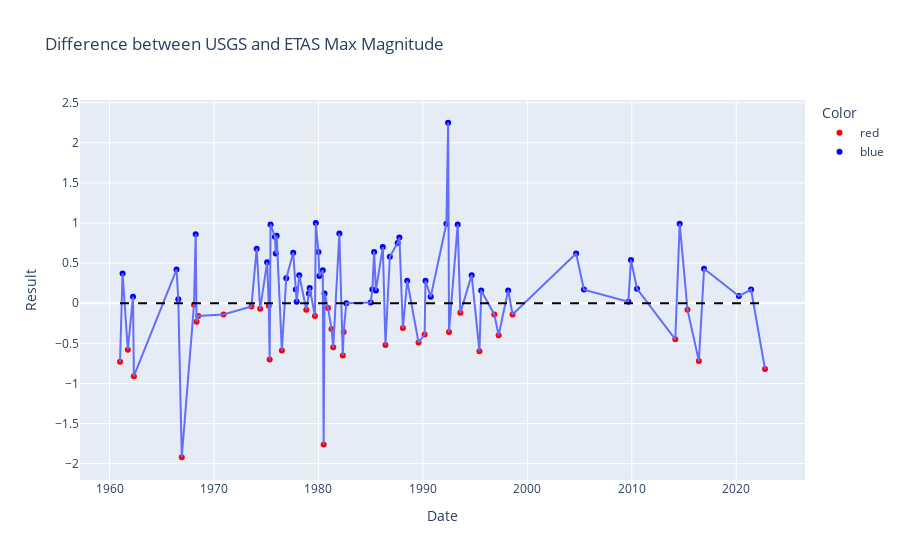

Notebook source saved alongside this figure:
### Code cell
origin = 0
merged_max_df['Date'] = merged_max_df['Date'].astype(str)

merged_max_df['Color'] = ['red' if y < origin else 'blue' for y in merged_max_df['Result']]

fig = px.scatter(merged_max_df, x='Date', y='Result', color='Color',
                 title='Difference between USGS and ETAS Max Magnitude',
                 labels={'Result': 'Result', 'Date': 'Date'},
                 color_discrete_map={'red': 'red', 'blue': 'blue'},
                 hover_name='Result', hover_data={'Color': False})

fig.add_trace(px.line(merged_max_df, x='Date', y='Result').data[0])

fig.update_layout(shapes=[dict(type='line', y0=origin, y1=origin, x0=min(merged_max_df['Date']), x1=max(merged_max_df['Date']),
                              line=dict(color='black', dash='dash'))])

fig.show()

### Figure 1 — Plotly figure (JSON) as saved in the notebook; plotly's stock layout.template omitted (floating-point values rounded to 4 significant figures)
{"data": [{"customdata": [["red"], ["red"], ["red"], ["red"], ["red"], ["red"], ["red"], ["red"], ["red"], ["red"], ["red"], ["red"], ["red"], ["red"], ["red"], ["red"], ["red"], ["red"], ["red"], ["red"], ["red"], ["red"], ["red"], ["red"], ["red"], ["red"], ["red"], ["red"], ["red"], ["red"], ["red"], ["red"], ["red"], ["red"], ["red"]], "hovertemplate": "<b>%{hovertext}</b><br><br>Date=%{x}<br>Result=%{y}<extra></extra>", "hovertext": [-0.73, -0.58, -0.91, -1.92, -0.02, -0.23, -0.16, -0.14, -0.04, -0.07, -0.03, -0.7, -0.59, -0.08, -0.16, -1.76, -0.06, -0.32, -0.55, -0.65, -0.36, -0.52, -0.31, -0.49, -0.39, -0.36, -0.12, -0.6, -0.14, -0.4, -0.14, -0.45, -0.08, -0.72, -0.82], "legendgroup": "red", "marker": {"color": "red", "symbol": "circle"}, "mode": "markers", "name": "red", "orientation": "v", "showlegend": true, "type": "scatter", "x": ["1961-01", "1961-10", "1962-05", "1966-12", "1968-02", "1968-05", "1968-07", "1970-12", "1973-08", "1974-06", "1975-04", "1975-05", "1976-07", "1978-11", "1979-09", "1980-07", "1980-12", "1981-04", "1981-06", "1982-05", "1982-06", "1986-06", "1988-02", "1989-08", "1990-03", "1992-07", "1993-08", "1995-06", "1996-11", "1997-04", "1998-08", "2014-03", "2015-05", "2016-06", "2022-10"], "xaxis": "x", "y": [-0.73, -0.58, -0.91, -1.92, -0.02, -0.23, -0.16, -0.14, -0.04, -0.07, -0.03, -0.7, -0.59, -0.08, -0.16, -1.76, -0.06, -0.32, -0.55, -0.65, -0.36, -0.52, -0.31, -0.49, -0.39, -0.36, -0.12, -0.6, -0.14, -0.4, -0.14, -0.45, -0.08, -0.72, -0.82], "yaxis": "y"}, {"customdata": [["blue"], ["blue"], ["blue"], ["blue"], ["blue"], ["blue"], ["blue"], ["blue"], ["blue"], ["blue"], ["blue"], ["blue"], ["blue"], ["blue"], ["blue"], ["blue"], ["blue"], ["blue"], ["blue"], ["blue"], ["blue"], ["blue"], ["blue"], ["blue"], ["blue"], ["blue"], ["blue"], ["blue"], ["blue"], ["blue"], ["blue"], ["blue"], ["blue"], ["blue"], ["blue"], ["blue"], ["blue"], ["blue"], ["blue"], ["blue"], ["blue"], ["blue"], ["blue"], ["blue"], ["blue"], ["blue"], ["blue"], ["blue"], ["blue"], ["blue"], ["blue"]], "hovertemplate": "<b>%{hovertext}</b><br><br>Date=%{x}<br>Result=%{y}<extra></extra>", "hovertext": [0.37, 0.08, 0.42, 0.05, 0.86, 0.68, 0.51, 0.98, 0.83, 0.62, 0.84, 0.31, 0.63, 0.17, 0.02, 0.35, 0.12, 0.19, 1, 0.64, 0.34, 0.41, 0.12, 0.87, 0, 0.01, 0.17, 0.64, 0.16, 0.7, 0.58, 0.75, 0.82, 0.28, 0.28, 0.08, 0.99, 2.25, 0.98, 0.35, 0.16, 0.16, 0.62, 0.17, 0.02, 0.54, 0.18, 0.99, 0.43, 0.09, 0.17], "legendgroup": "blue", "marker": {"color": "blue", "symbol": "circle"}, "mode": "markers", "name": "blue", "orientation": "v", "showlegend": true, "type": "scatter", "x": ["1961-04", "1962-04", "1966-06", "1966-08", "1968-04", "1974-02", "1975-02", "1975-06", "1975-11", "1975-12", "1976-01", "1976-12", "1977-08", "1977-11", "1977-12", "1978-03", "1979-02", "1979-03", "1979-10", "1980-01", "1980-02", "1980-06", "1980-08", "1982-01", "1982-09", "1985-01", "1985-03", "1985-05", "1985-07", "1986-03", "1986-11", "1987-08", "1987-10", "1988-07", "1990-04", "1990-10", "1992-04", "1992-06", "1993-05", "1994-09", "1995-08", "1998-03", "2004-09", "2005-06", "2009-09", "2009-12", "2010-07", "2014-08", "2016-12", "2020-04", "2021-06"], "xaxis": "x", "y": [0.37, 0.08, 0.42, 0.05, 0.86, 0.68, 0.51, 0.98, 0.83, 0.62, 0.84, 0.31, 0.63, 0.17, 0.02, 0.35, 0.12, 0.19, 1, 0.64, 0.34, 0.41, 0.12, 0.87, 0, 0.01, 0.17, 0.64, 0.16, 0.7, 0.58, 0.75, 0.82, 0.28, 0.28, 0.08, 0.99, 2.25, 0.98, 0.35, 0.16, 0.16, 0.62, 0.17, 0.02, 0.54, 0.18, 0.99, 0.43, 0.09, 0.17], "yaxis": "y"}, {"hovertemplate": "Date=%{x}<br>Result=%{y}<extra></extra>", "legendgroup": "", "line": {"color": "#636efa", "dash": "solid"}, "marker": {"symbol": "circle"}, "mode": "lines", "name": "", "orientation": "v", "showlegend": false, "type": "scatter", "x": ["1961-01", "1961-04", "1961-10", "1962-04", "1962-05", "1966-06", "1966-08", "1966-12", "1968-02", "1968-04", "1968-05", "1968-07", "1970-12", "1973-08", "1974-02", "1974-06", "1975-02", "1975-04", "1975-05", "1975-06", "1975-11", "1975-12", "1976-01", "1976-07", "1976-12", "1977-08", "1977-11", "1977-12", "1978-03", "1978-11", "1979-02", "1979-03", "1979-09", "1979-10", "1980-01", "1980-02", "1980-06", "1980-07", "1980-08", "1980-12", "1981-04", "1981-06", "1982-01", "1982-05", "1982-06", "1982-09", "1985-01", "1985-03", "1985-05", "1985-07", "1986-03", "1986-06", "1986-11", "1987-08", "1987-10", "1988-02", "1988-07", "1989-08", "1990-03", "1990-04", "1990-10", "1992-04", "1992-06", "1992-07", "1993-05", "1993-08", "1994-09", "1995-06", "1995-08", "1996-11", "1997-04", "1998-03", "1998-08", "2004-09", "2005-06", "2009-09", "2009-12", "2010-07", "2014-03", "2014-08", "2015-05", "2016-06", "2016-12", "2020-04", "2021-06", "2022-10"], "xaxis": "x", "y": [-0.73, 0.37, -0.58, 0.08, -0.91, 0.42, 0.05, -1.92, -0.02, 0.86, -0.23, -0.16, -0.14, -0.04, 0.68, -0.07, 0.51, -0.03, -0.7, 0.98, 0.83, 0.62, 0.84, -0.59, 0.31, 0.63, 0.17, 0.02, 0.35, -0.08, 0.12, 0.19, -0.16, 1, 0.64, 0.34, 0.41, -1.76, 0.12, -0.06, -0.32, -0.55, 0.87, -0.65, -0.36, 0, 0.01, 0.17, 0.64, 0.16, 0.7, -0.52, 0.58, 0.75, 0.82, -0.31, 0.28, -0.49, -0.39, 0.28, 0.08, 0.99, 2.25, -0.36, 0.98, -0.12, 0.35, -0.6, 0.16, -0.14, -0.4, 0.16, -0.14, 0.62, 0.17, 0.02, 0.54, 0.18, -0.45, 0.99, -0.08, -0.72, 0.43, 0.09, 0.17, -0.82], "yaxis": "y"}], "layout": {"legend": {"title": {"text": "Color"}, "tracegroupgap": 0}, "shapes": [{"line": {"color": "black", "dash": "dash"}, "type": "line", "x0": "1961-01", "x1": "2022-10", "y0": 0, "y1": 0}], "title": {"text": "Difference between USGS and ETAS Max Magnitude"}, "xaxis": {"anchor": "y", "domain": [0, 1], "title": {"text": "Date"}}, "yaxis": {"anchor": "x", "domain": [0, 1], "title": {"text": "Result"}}}}
